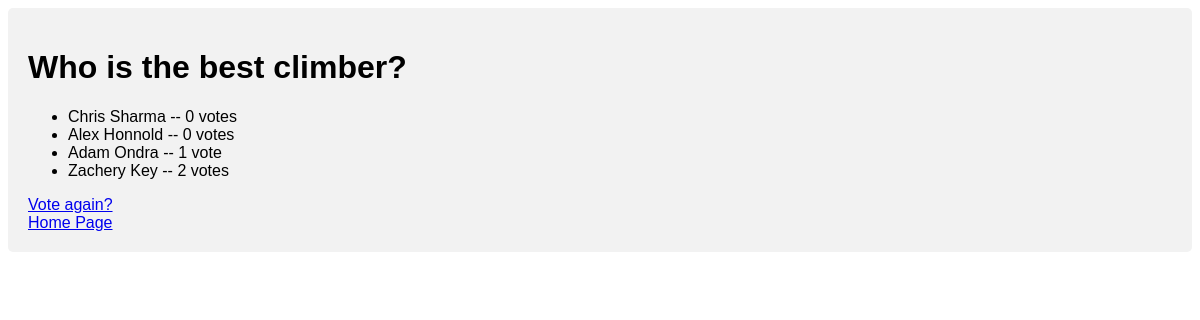
Before: /climbcville/question5/results/ with the older database file.
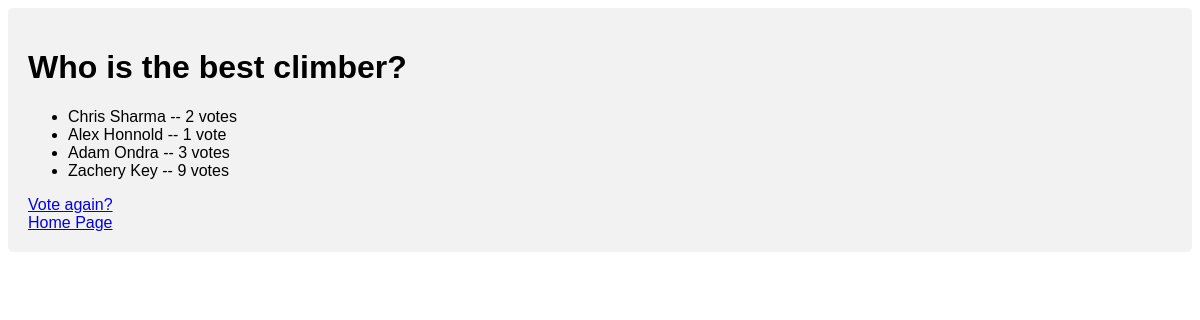
After: the same page with the newer database file.
### climbcville/models.py (models this page shows, shortened)
class Question(models.Model):
    question_text = models.CharField(max_length=200)
    pub_date = models.DateTimeField('date published')

class Choice(models.Model):
    question = models.ForeignKey(Question, on_delete=models.CASCADE)
    choice_text = models.CharField(max_length=200)
    votes = models.IntegerField(default=0)

### climbcville/views.py (the view)
# urls.py: path('question<int:question_id>/results/', views.results, name='results'),
def results(request, question_id):
    question = get_object_or_404(Question, pk=question_id)
    return render(request, 'climbcville/results.html', {'question': question})

### climbcville/templates/climbcville/results.html
{% load static %}
<link rel="stylesheet" type="text/css" href="{% static 'climbcville/style.css' %}">
<div>
<h1>{{ question.question_text }}</h1>
<ul>
{% for choice in question.choice_set.all %}
    <li>{{ choice.choice_text }} -- {{ choice.votes }} vote{{ choice.votes|pluralize }}</li>
{% endfor %}
</ul>
<a href="{% url 'climbcville:poll_details' question.id %}">Vote again?</a>
<br>
<a href="{% url 'climbcville:index' %}">Home Page</a>
</div>

### climbcville/static/climbcville/style.css (style rules this page uses)
div { border-radius: 5px; background-color: #f2f2f2; padding: 20px; }

Changed rows visible on the page:
changed Choice "Chris Sharma": votes "0" → "2"
changed Choice "Alex Honnold": votes "0" → "1"
changed Choice "Adam Ondra": votes "1" → "3"
changed Choice "Zachery Key": votes "2" → "9"
